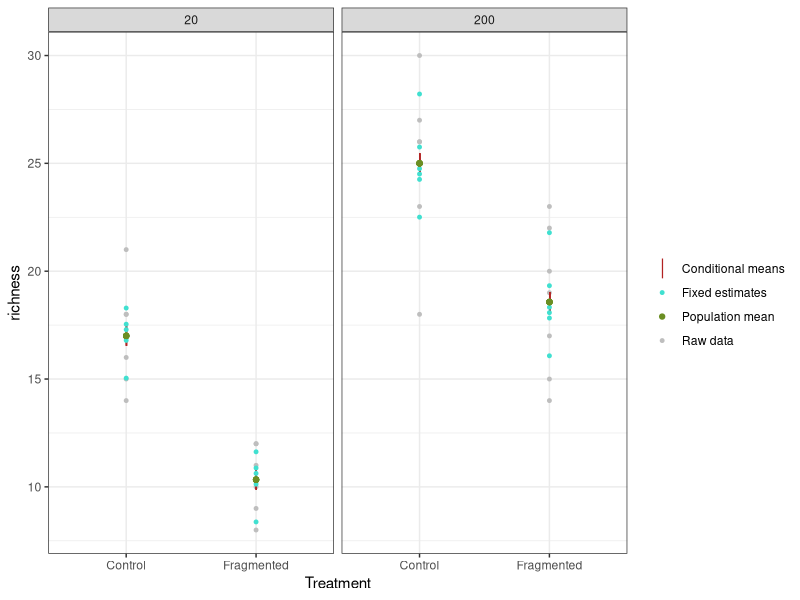

Recreate this plot in R.
#Molly Jenkins
#Assignment 3
#ENEC563 
#02/14/2017

# The data are contained in a comma separated file. If you open the file in text reader, 
#you will notice that the first four rows contain descriptive information.
# 1_1) Read the data into R with one line of code.  
  #To do this you will need to learn how to skip rows at the beginning of a file by examing the help for the read.csv file.
  # 1_2) Rename the columns something more easy to type.
  # 1_3) Generate a table that shows how many replicates there are for each treatment combination for each block 
        #and indicate if the experiment is balanced.
  # 1_4) You will be analyzing all predictor variables (Treatment, Size and Replicate) as categorical variables.  
        #Make sure you convert them all to categorical ones.

# 2) Analyze this experiment as a fixed effect model
  # 2_1) Find the best model which uses the two experimental treatments and the blocking variable as fixed effects.  
        #You will be analyzing all predictor variables (Treatment, Size and Replicate) as categorical variables. 
  # 2_2) Explain why you cannot examine the three way interaction among all three variable.
  # 3) Find the best mixed model which uses the two experimental treatments as fixed effects and the blocking variable as a random effect.
    # Compare the amount of variation of the observations that is due to among block variation to the within block variation.
# 4) Give a one or two sentence description of what your final model from question 3 says.
# 5) Create a single graphic (the graphic may contain more than one panel) that summarizes the results of your analysis in question 3.
    # It should show the average species richness of plots as predicted by your model for those treatments that had a significant effect on richness.
    # It should clearly demonstrate how the individual treatment factors (not block) operate separately and in concert.
    # It should show the actual data points

#setwd("C:/git/coursework/ENEC563")
library(dplyr)
library(nlme)

####Problem 1####
#1_1)
mossart = read.csv("Moss_ArthropodSR.csv", skip = 4)

#1_2)
mossart = mossart %>%
  rename("rep"= Replicates, "tr" = Treatment, "A" = Area..cm2., "n" = Species.Richness)

#1_3 
table(mossart$rep, mossart$tr, mossart$A)
#almost perfectly balanced save for the first block in the 20 Area patch


#1_4
mossart$tr = as.factor(mossart$tr)
mossart$A = as.factor(mossart$A)
mossart$rep = as.factor(mossart$rep)


####Problem 2:Fixed effect mod####
mod1 = lm(n~tr*A*rep, data = mossart)
summary(mod1) #just can't happen! 0 vals for the residuals! 
anova(mod1)
mod2 = lm(n~tr*A+rep, data = mossart)
summary(mod2) #explains ~83% of the variation, 73% adjusted
anova(mod2)
mod3 = lm(n~tr+A+rep, data = mossart)
summary(mod3) #explains 83% var again, 75% adjusted
anova(mod3)

#####Problem 3: Mixed effect mod####
mod4 = lme(n~tr*A,random=~1|rep,data=mossart,control=list(opt="optim"))
summary(mod4) #Tau = 0.04608588, sigma = 3.007672
anova(mod4)
mod5 = lme(n~tr+A,random=~1|rep,data=mossart,control=list(opt="optim"))
summary(mod5) #Tau = 0.04766504, sigma = 2.942209
anova(mod5)

VarCorr(mod4)
vars = as.numeric(VarCorr(mod4)[,1])
corr = vars[1]/sum(vars)
Tau = vars[1]
Sig = vars[2]


mean.dat <- data.frame(fix.ests=predict(mod2), mix.ests=predict(mod4)) 
moss2 <- cbind(mossart, mean.dat) 
moss2$mix.ests = as.numeric(moss2$mix.ests)

moss3 = moss2 %>%
  group_by(tr, A) %>% 
  mutate(pop_mean = mean(n)) %>%
  select(everything())



#keeps saying pop means the same for both treatments + areas
  
#in summary we can see our est for our intercept, the effect, the SE estimates, and p values 
#we can also see StdDev and Intercept = Tau; Residual = sigma 
#if squared would get sigma and tau squared
#if intercept higher than residual then indicative original model would be a source of huge error

#random = U_0i -> random effect of pot -> is a normal with mean 0 and variance Tau^2 
#within each pot there's a random mean, and we don't know what that is 

#there's var in each plant in each pot, and each pot is also going to have random var 

#can partition that variation and error into fixed (mean of 0, var of sigma) and random (mean of 0 and var of Tau)


####Problem 4####
##compare among block to within block by examining dfs & ratio of Tau to sig  
#is there an interaction between treatment and area? looks like the interactive models are marginally better than the additive mods in both cases, but not by much at all 
#compare mod2 and mod4? fixed vs random/mixed 
#rep very clearly explains a substantial proportion of the variation in the data

####Problem 5####
library(ggplot2)
theme_set(theme_bw())

ggplot(moss3,aes(x=tr,y=n))+geom_point(aes(color="Raw data"),size=1)+
    labs(x="Treatment",y="richness",color="")+facet_wrap(~A)+
  geom_point(aes(y=mix.ests,color="Conditional means"),shape="|", size = 5)+
  geom_point(aes(y=fix.ests,color="Fixed estimates"), size = 1) + 
  geom_point(data=moss3,aes(y=pop_mean, color = "Population mean"))+
  scale_color_manual( values = c("Raw data" = "grey","Conditional means" = "firebrick",
                                 "Fixed estimates" = "turquoise", "Population mean" = "olivedrab"))


# It should show the average species richness of plots as predicted by your model for those treatments that had a significant effect on richness.
# It should clearly demonstrate how the individual treatment factors (not block) operate separately and in concert.
# It should show the actual data points

